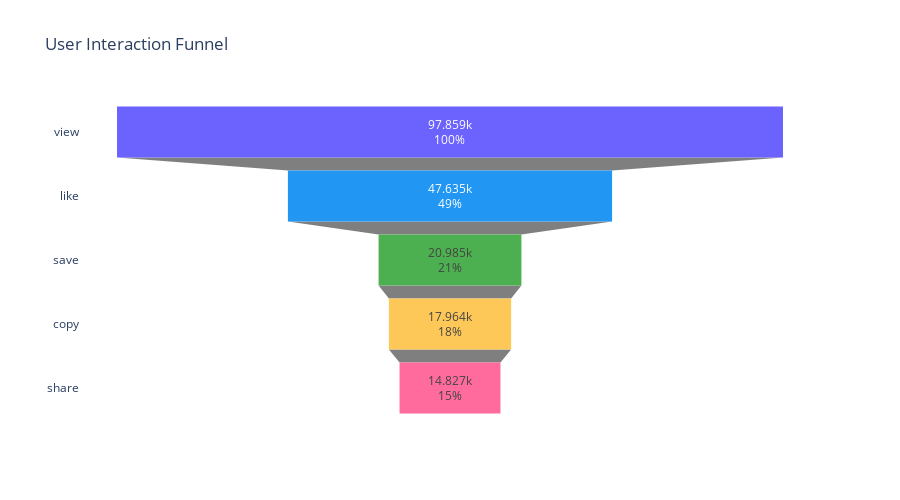

Notebook source saved alongside this figure:
### Markdown cell above
## 6. Visualization 4: User Interaction Funnel

**Insight Focus**: How do users progress through interaction types?

### Code cell
# Calculate interaction funnel
interaction_counts = interactions_df['interaction_type'].value_counts()
interaction_order = ['view', 'like', 'save', 'copy', 'share']
funnel_data = [interaction_counts.get(itype, 0) for itype in interaction_order]

# Calculate conversion rates
views = interaction_counts['view']
conversion_rates = [(count/views)*100 for count in funnel_data]

# Create funnel chart
fig = go.Figure()

fig.add_trace(go.Funnel(
    name='User Interaction Funnel',
    y=interaction_order,
    x=funnel_data,
    textinfo='value+percent initial',
    marker=dict(
        color=[BRAND_COLORS['primary'], BRAND_COLORS['info'], 
               BRAND_COLORS['success'], BRAND_COLORS['accent'], BRAND_COLORS['secondary']]
    ),
    hovertemplate='<b>%{label}</b><br>Count: %{value:,}<br>% of Views: %{percentInitial}<extra></extra>'
))

fig.update_layout(
    title='User Interaction Funnel',
    height=500,
    template='plotly_white'
)

fig.show()

print("\nInteraction Funnel Metrics:")
for i, interaction in enumerate(interaction_order):
    count = funnel_data[i]
    pct = conversion_rates[i]
    print(f"  {interaction.capitalize():10s}: {count:8,} ({pct:5.1f}% of views)")

# Calculate drop-off rates
print(f"\nKey Conversion Metrics:")
print(f"  View → Like conversion: {(interaction_counts['like']/views)*100:.1f}%")
print(f"  Like → Save conversion: {(interaction_counts['save']/interaction_counts['like'])*100:.1f}%")
print(f"  Overall engagement rate (non-view): {((sum(funnel_data[1:])/views)*100):.1f}%")

### Figure 1 — Plotly figure (JSON) as saved in the notebook; plotly's stock layout.template omitted (floating-point values rounded to 4 significant figures)
{"data": [{"hovertemplate": "<b>%{label}</b><br>Count: %{value:,}<br>% of Views: %{percentInitial}<extra></extra>", "marker": {"color": ["#6C63FF", "#2196F3", "#4CAF50", "#FEC859", "#FF6B9D"]}, "name": "User Interaction Funnel", "textinfo": "value+percent initial", "type": "funnel", "x": [97859, 47635, 20985, 17964, 14827], "y": ["view", "like", "save", "copy", "share"]}], "layout": {"height": 500, "title": {"text": "User Interaction Funnel"}}}
